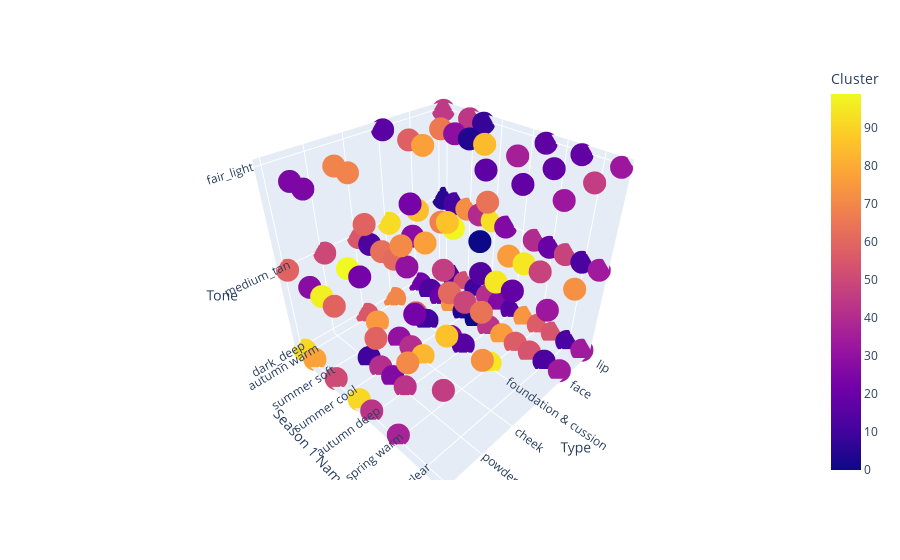

Write notebook code for a chart like this one.
### Code cell
import plotly.express as px

# Menambahkan atribut kluster ke DataFrame
df['Cluster'] = kmeans.labels_

# Plot
fig = px.scatter_3d(df, x='Type', y='Season 1 Name', z='Tone', color='Cluster')
fig.show()

### Figure 1 — Plotly figure (JSON) as saved in the notebook; plotly's stock layout.template omitted (floating-point values rounded to 4 significant figures; data arrays with more than 128 entries replaced by an {"elided": "..."} marker saying what was removed)
{"data": [{"hovertemplate": "Type=%{x}<br>Season 1 Name=%{y}<br>Tone=%{z}<br>Cluster=%{marker.color}<extra></extra>", "legendgroup": "", "marker": {"color": {"elided": "1381 int values"}, "coloraxis": "coloraxis", "symbol": "circle"}, "mode": "markers", "name": "", "scene": "scene", "showlegend": false, "type": "scatter3d", "x": {"elided": "1381 str values"}, "y": {"elided": "1381 str values"}, "z": {"elided": "1381 str values"}}], "layout": {"coloraxis": {"colorbar": {"title": {"text": "Cluster"}}, "colorscale": [[0, "#0d0887"], [0.1111, "#46039f"], [0.2222, "#7201a8"], [0.3333, "#9c179e"], [0.4444, "#bd3786"], [0.5556, "#d8576b"], [0.6667, "#ed7953"], [0.7778, "#fb9f3a"], [0.8889, "#fdca26"], [1, "#f0f921"]]}, "legend": {"tracegroupgap": 0}, "margin": {"t": 60}, "scene": {"domain": {"x": [0, 1], "y": [0, 1]}, "xaxis": {"title": {"text": "Type"}}, "yaxis": {"title": {"text": "Season 1 Name"}}, "zaxis": {"title": {"text": "Tone"}}}}}
